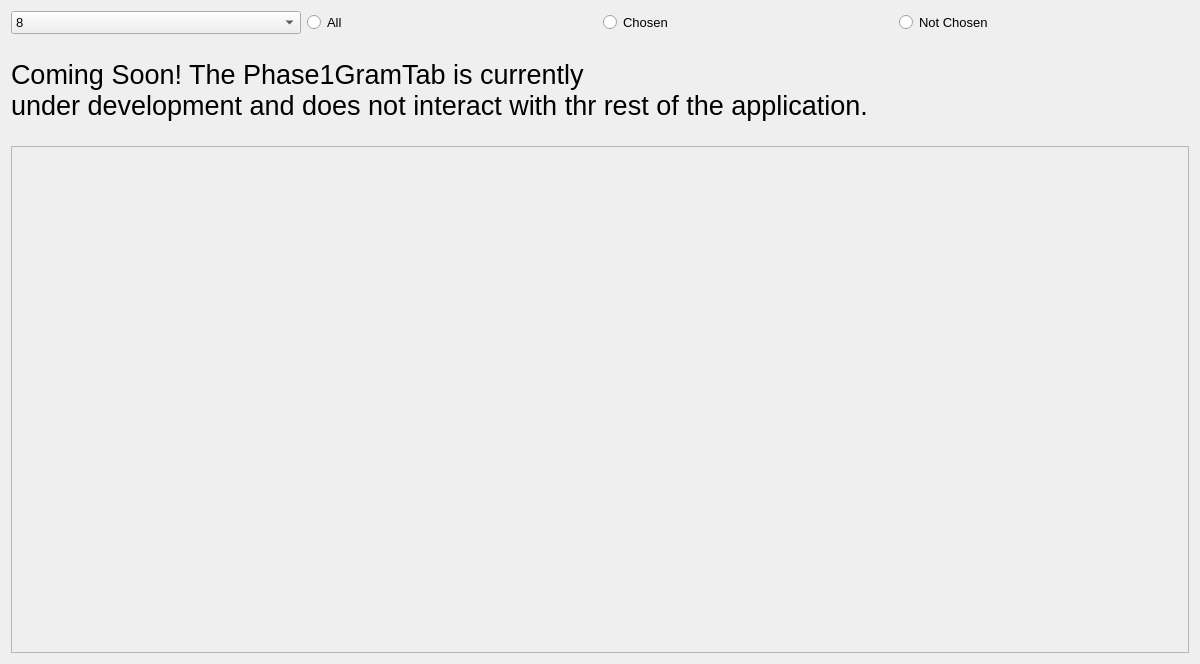
<?xml version="1.0" encoding="UTF-8"?>
<ui version="4.0">
 <class>Phrase1GramsTab</class>
 <widget class="QWidget" name="Phrase1GramsTab">
  <property name="geometry">
   <rect>
    <x>0</x>
    <y>0</y>
    <width>1200</width>
    <height>664</height>
   </rect>
  </property>
  <property name="sizePolicy">
   <sizepolicy hsizetype="MinimumExpanding" vsizetype="MinimumExpanding">
    <horstretch>0</horstretch>
    <verstretch>0</verstretch>
   </sizepolicy>
  </property>
  <property name="minimumSize">
   <size>
    <width>200</width>
    <height>200</height>
   </size>
  </property>
  <property name="maximumSize">
   <size>
    <width>16777215</width>
    <height>16777215</height>
   </size>
  </property>
  <property name="windowTitle">
   <string>Form</string>
  </property>
  <layout class="QVBoxLayout" name="verticalLayout">
   <item>
    <layout class="QHBoxLayout" name="widgetLayout">
     <item>
      <widget class="QComboBox" name="fontSizeComboBox">
       <property name="font">
        <font>
         <pointsize>10</pointsize>
        </font>
       </property>
       <property name="toolTip">
        <string>&lt;html&gt;&lt;head/&gt;&lt;body&gt;&lt;p&gt;&lt;span style=&quot; font-size:12pt;&quot;&gt;Change Table FontSize&lt;/span&gt;&lt;/p&gt;&lt;/body&gt;&lt;/html&gt;</string>
       </property>
       <item>
        <property name="text">
         <string>8</string>
        </property>
       </item>
       <item>
        <property name="text">
         <string>9</string>
        </property>
       </item>
       <item>
        <property name="text">
         <string>10</string>
        </property>
       </item>
       <item>
        <property name="text">
         <string>11</string>
        </property>
       </item>
       <item>
        <property name="text">
         <string>12</string>
        </property>
       </item>
      </widget>
     </item>
     <item>
      <widget class="QRadioButton" name="filterAll">
       <property name="font">
        <font>
         <pointsize>10</pointsize>
        </font>
       </property>
       <property name="toolTip">
        <string>&lt;html&gt;&lt;head/&gt;&lt;body&gt;&lt;p&gt;&lt;span style=&quot; font-size:12pt;&quot;&gt;Filter Tables (also right click in table)&lt;/span&gt;&lt;/p&gt;&lt;/body&gt;&lt;/html&gt;</string>
       </property>
       <property name="text">
        <string>All</string>
       </property>
       <attribute name="buttonGroup">
        <string notr="true">filterButtonGroup</string>
       </attribute>
      </widget>
     </item>
     <item>
      <widget class="QRadioButton" name="filterChosen">
       <property name="font">
        <font>
         <pointsize>10</pointsize>
        </font>
       </property>
       <property name="toolTip">
        <string>&lt;html&gt;&lt;head/&gt;&lt;body&gt;&lt;p&gt;&lt;span style=&quot; font-size:12pt;&quot;&gt;Filter Tables (also right click in table)&lt;/span&gt;&lt;/p&gt;&lt;/body&gt;&lt;/html&gt;</string>
       </property>
       <property name="text">
        <string>Chosen</string>
       </property>
       <attribute name="buttonGroup">
        <string notr="true">filterButtonGroup</string>
       </attribute>
      </widget>
     </item>
     <item>
      <widget class="QRadioButton" name="filterNotChosen">
       <property name="font">
        <font>
         <pointsize>10</pointsize>
        </font>
       </property>
       <property name="toolTip">
        <string>&lt;html&gt;&lt;head/&gt;&lt;body&gt;&lt;p&gt;&lt;span style=&quot; font-size:12pt;&quot;&gt;Filter Tables (also right click in table)&lt;/span&gt;&lt;/p&gt;&lt;/body&gt;&lt;/html&gt;</string>
       </property>
       <property name="text">
        <string>Not Chosen</string>
       </property>
       <attribute name="buttonGroup">
        <string notr="true">filterButtonGroup</string>
       </attribute>
      </widget>
     </item>
    </layout>
   </item>
   <item>
    <widget class="QLabel" name="label">
     <property name="minimumSize">
      <size>
       <width>0</width>
       <height>100</height>
      </size>
     </property>
     <property name="font">
      <font>
       <pointsize>20</pointsize>
      </font>
     </property>
     <property name="text">
      <string>Coming Soon! The Phase1GramTab is currently 
under development and does not interact with thr rest of the application.</string>
     </property>
    </widget>
   </item>
   <item>
    <widget class="QScrollArea" name="scrollArea">
     <property name="font">
      <font>
       <pointsize>10</pointsize>
      </font>
     </property>
     <property name="widgetResizable">
      <bool>true</bool>
     </property>
     <widget class="QWidget" name="scrollAreaWidgetContents">
      <property name="geometry">
       <rect>
        <x>0</x>
        <y>0</y>
        <width>1176</width>
        <height>493</height>
       </rect>
      </property>
      <property name="sizePolicy">
       <sizepolicy hsizetype="Expanding" vsizetype="Expanding">
        <horstretch>0</horstretch>
        <verstretch>0</verstretch>
       </sizepolicy>
      </property>
      <layout class="QHBoxLayout" name="scrollAreaLayout">
       <property name="sizeConstraint">
        <enum>QLayout::SetNoConstraint</enum>
       </property>
      </layout>
     </widget>
    </widget>
   </item>
  </layout>
 </widget>
 <resources/>
 <connections/>
 <buttongroups>
  <buttongroup name="filterButtonGroup"/>
 </buttongroups>
</ui>
